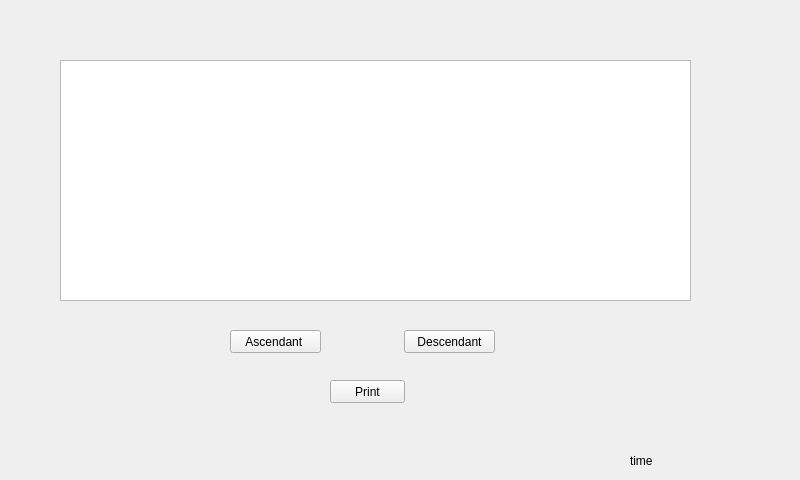
   <widget class="QWidget" name="trier">
    <attribute name="title">
     <string>Trier selon PRIX</string>
    </attribute>
    <widget class="QTableView" name="tabannonce_tri">
     <property name="geometry">
      <rect>
       <x>60</x>
       <y>60</y>
       <width>631</width>
       <height>241</height>
      </rect>
     </property>
    </widget>
    <widget class="QPushButton" name="pb_asc_tri">
     <property name="geometry">
      <rect>
       <x>230</x>
       <y>330</y>
       <width>91</width>
       <height>23</height>
      </rect>
     </property>
     <property name="text">
      <string>Ascendant </string>
     </property>
    </widget>
    <widget class="QPushButton" name="pb_desc_tri">
     <property name="geometry">
      <rect>
       <x>404</x>
       <y>330</y>
       <width>91</width>
       <height>23</height>
      </rect>
     </property>
     <property name="text">
      <string>Descendant</string>
     </property>
    </widget>
    <widget class="QLabel" name="label_4">
     <property name="geometry">
      <rect>
       <x>630</x>
       <y>450</y>
       <width>161</width>
       <height>21</height>
      </rect>
     </property>
     <property name="text">
      <string>time</string>
     </property>
    </widget>
    <widget class="QPushButton" name="pushButton_3">
     <property name="geometry">
      <rect>
       <x>330</x>
       <y>380</y>
       <width>75</width>
       <height>23</height>
      </rect>
     </property>
     <property name="text">
      <string>Print</string>
     </property>
    </widget>
   </widget>
